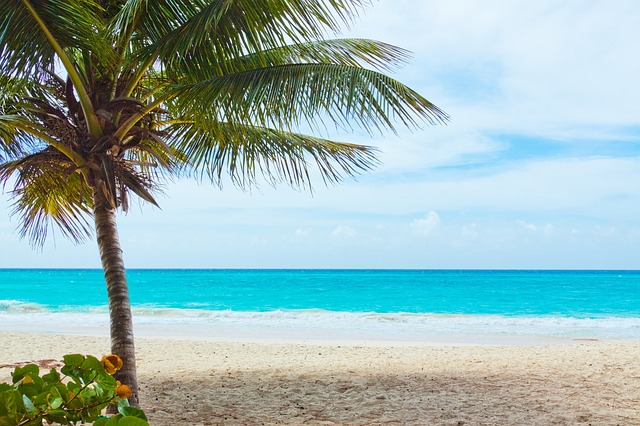
//> input picture 2020-2021/opencv/set1/example1/plaza.jpg, 640 x 426 px, given in place of the camera
$ ./cv2   (built with g++ and OpenCV 4)
//> lines starting //> are read from the running program, lines starting //| are printed output that depends on the picture; after the words box and inside, x2 and y2 are one past the last pixel; in counts of white or black regions, pixels touching at a corner belong together
#include <opencv2/opencv.hpp>
#include <opencv2/highgui.hpp>
#include <iostream>
#include <vector>

// g++ `pkg-config --cflags opencv4` cv2.cpp `pkg-config --libs opencv4`

using namespace std;
using namespace cv;

int main(int argc, char **argv)
{
	std::vector<int> lower = {50,33,87};
	std::vector<int> upper = {94,255,255};
	VideoCapture cap1(0);
	if (!cap1.isOpened())
		return -1;

	namedWindow("pierwsze", WINDOW_AUTOSIZE);
	namedWindow("detected", WINDOW_AUTOSIZE);
	createTrackbar("lh", "detected", &lower[0], 255);
	createTrackbar("ls", "detected", &lower[1], 255);
	createTrackbar("lv", "detected", &lower[2], 255);
	createTrackbar("hh", "detected", &upper[0], 255);
	createTrackbar("hs", "detected", &upper[1], 255);
	createTrackbar("hv", "detected", &upper[2], 255);
	while (true)
	{
		Mat f1, dst, detected,dilated;
		cap1.read(f1);
//> f1 is the input picture: 426 rows x 640 cols, CV_8UC3; mean B, G, R 177, 179.4, 149.8
		cvtColor(f1, dst, COLOR_BGR2HSV);
//> dst: 426 rows x 640 cols, CV_8UC3; mean H, S, V 70.7, 85.4, 192.4

		imshow("pierwsze", f1);
		imshow("wynik", dst);
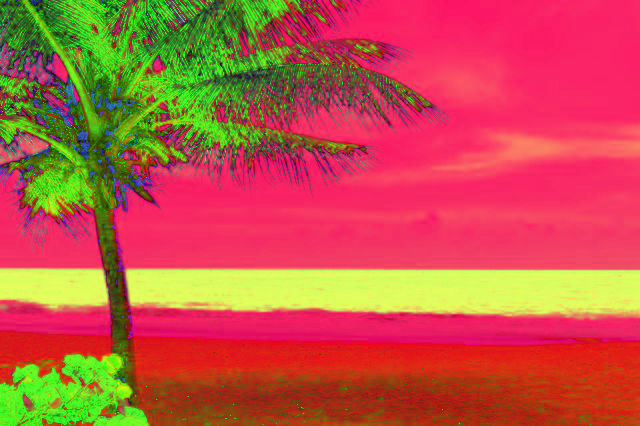
//> window 'wynik': 426 rows x 640 cols, CV_8UC3; mean B, G, R 70.7, 85.4, 192.4
		inRange(dst, lower,upper, detected);
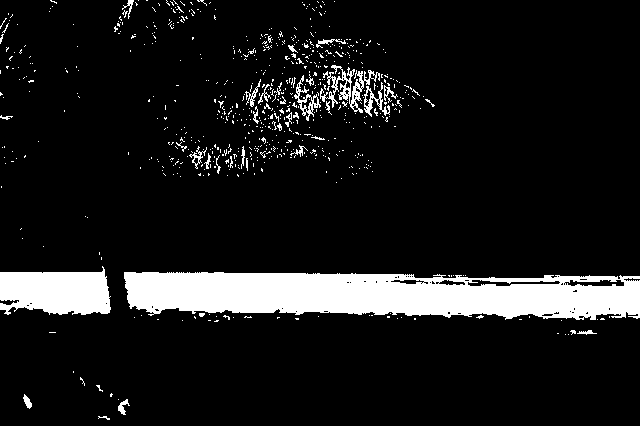
//> detected: 426 rows x 640 cols, CV_8UC1; 10.5% white; 690 white regions (654 under 20 px), largest, box (x1, y1, x2, y2) and area: (124, 272, 640, 320) 19366, (0, 266, 111, 315) 4267, (320, 65, 380, 113) 845
		imshow("detected", detected);
		auto kernel = getStructuringElement(MORPH_ELLIPSE,Size{5,5});
		erode(detected, dilated, kernel);
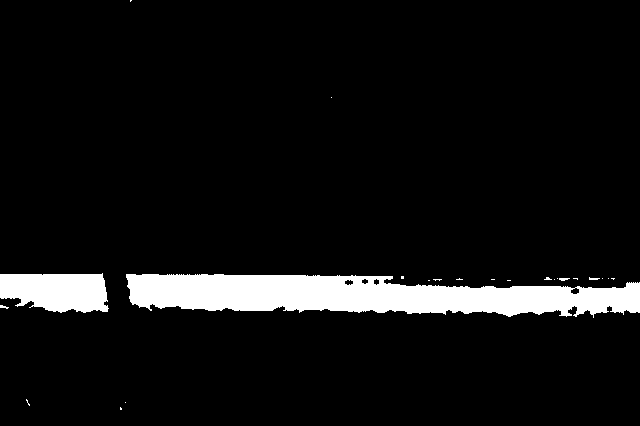
//> dilated: 426 rows x 640 cols, CV_8UC1; 7.1% white; 23 white regions (18 under 20 px), largest, box (x1, y1, x2, y2) and area: (126, 274, 640, 318) 15531, (0, 273, 109, 313) 3547, (559, 278, 570, 281) 24, (589, 277, 600, 280) 21, (0, 305, 9, 309) 20
		dilate(dilated, dilated, kernel);
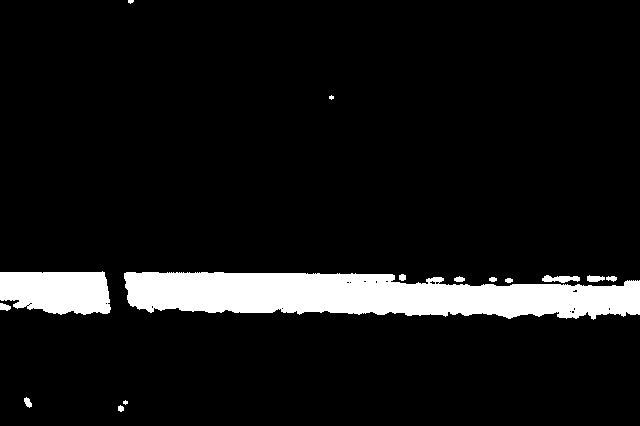
//> dilated: 426 rows x 640 cols, CV_8UC1; 8.4% white; 15 white regions (3 under 20 px), largest, box (x1, y1, x2, y2) and area: (124, 272, 640, 320) 18034, (0, 271, 111, 315) 4130, (542, 275, 580, 283) 195
		imshow("dilated", dilated);
		vector<vector<Size>> contours;
		vector<Vec4i> hierarchy;
		findContours (dilated, contours, hierarchy, RETR_LIST, CHAIN_APPROX_SIMPLE);
//> contours = 33 items
		cout << contours.size() << endl;
//| 33
		auto selected = *std::max_element(contours.begin(), contours.end(), [](auto a, auto b){
			return contourArea(a) < contourArea(b);});
//> selected = 497 Sizes (width, height), first 12: [126, 272], [125, 273], [124, 273], [124, 278], [125, 279], [125, 280], [126, 281], [126, 283], [125, 284], [125, 287], [128, 290], [128, 294]
		cout << " " << selected[0] << endl;
//|  [126 x 272]
		if (waitKey(1) == 27)
//> the Esc key is pressed
			break;
	}
	return 0;
}
